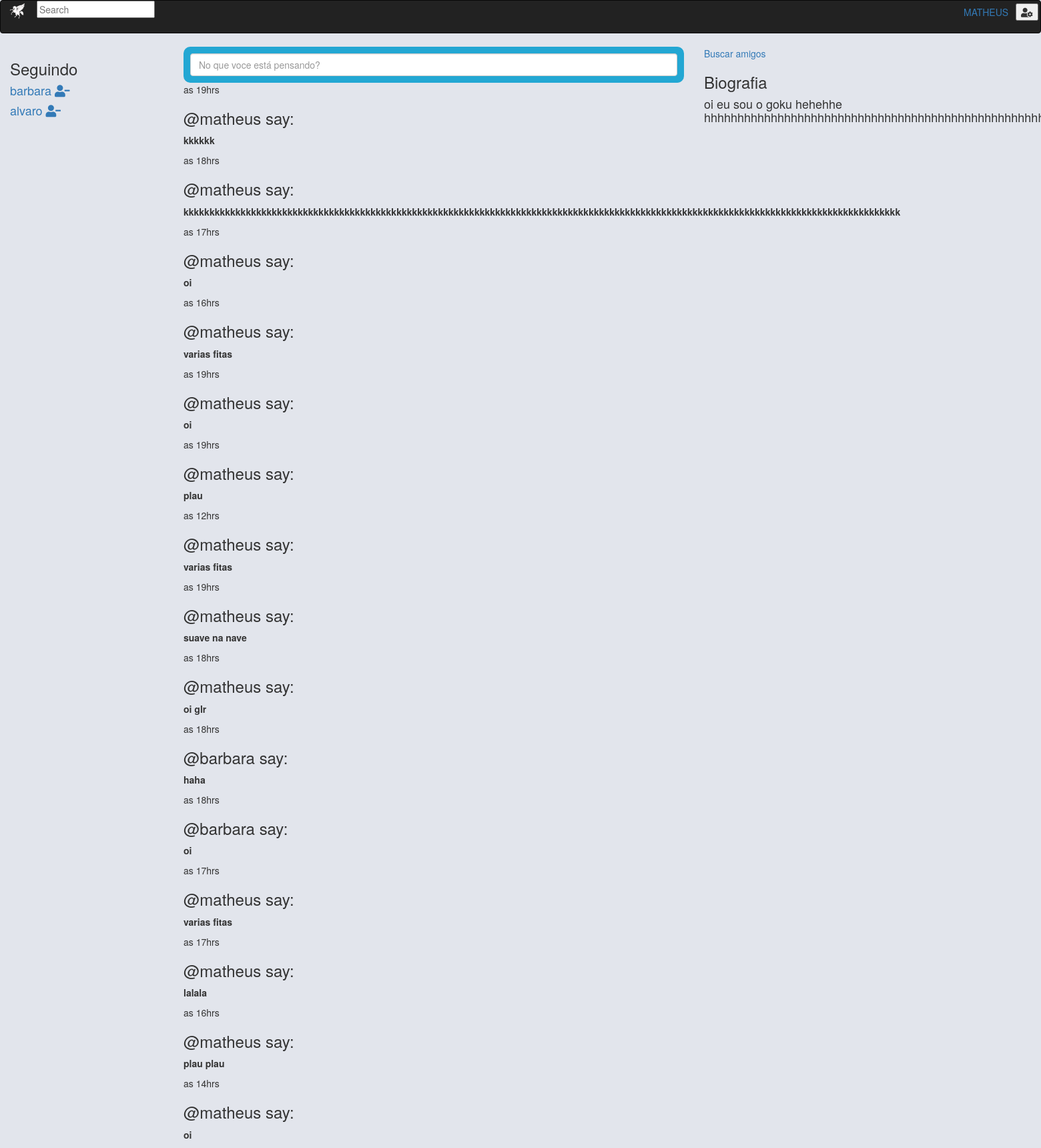
The page /dashboard/ (signed in) on the database its author committed.
### twistter/models.py (models this page shows, shortened)
class PostText(models.Model):
    user = models.ForeignKey(User, on_delete=models.CASCADE, related_name='posts')
    text = models.TextField()
    time = models.DateTimeField(auto_now_add=True)
    class Meta:
        ordering = ['-time']

class Profile(models.Model):
    friends = models.ManyToManyField(User, related_name='friends')
    user = models.OneToOneField(User, on_delete=models.CASCADE, related_name='profile')
    biografia = models.TextField(blank=True, null=True)

### twistter/views.py (the view)
# urls.py: path('dashboard/', DashBoardDetail.as_view(), name='dashboard'),
class DashBoardDetail(LoginRequiredMixin, ListView):
    template_name = 'twistter/dashboard.html'
    model = PostText
    form_class = Source
    def get_context_data(self, **kwargs):
        context = super().get_context_data(**kwargs)
        context['users'] = User.objects.exclude(pk=self.request.user.pk)
        context['form_bio'] = BiografiaForm(instance=self.request.user.profile)
        return context
    def get_queryset(self, **kwargs):
        queryset = super().get_queryset(**kwargs)
        users = list(self.request.user.profile.friends.values_list('pk',flat=True))+[self.request.user.pk]
        return queryset.filter(user__id__in=users)

### twistter/forms.py
class BiografiaForm(forms.ModelForm):
    class Meta:
        model = Profile
        fields = ['biografia']

### twistter/templates/twistter/dashboard.html (shortened to what this page needs)
{% extends "base_dashboard.html" %}
{% block content-left %}
        <h3>Seguindo</h3>
    {% for friend in request.user.profile.friends.all %}
        <h4>
            <a href="{% url 'profile' friend.pk %}">
                {% firstof friend.get_full_name friend.username %}
            </a>
            <a href="{% url 'remove_friend' request.user.pk friend.pk %}">
                <i class="fas fa-user-minus"></i>
            </a>
        </h4>
    {% endfor %}
{% endblock %}
{% block content-middle %}
            <div id="form-post">
                <form action="{% url 'post_create' %}" method="post">
                    <div id="pergunta">
                        <input type="text" class="form-control" id="id_text" name="text" placeholder="No que voce está pensando?" maxlength="500" required>
                    </div>
                </form>
            </div>
                {% for post in object_list %}
                    <div id="posts" class="">
                        <p>as {{ post.time.hour }}hrs</p>
                        <h3>@{{ post.user }} say:</h3>
                        <div id="post-text">
                            <p><strong>{{ post.text }}</strong></p>
                        </div>
                    </div>
                {% endfor %}
{% endblock %}
{% block content-right %}
    <a href="{% url 'search' %}" method="get">
        Buscar amigos
    </a>
    <br>
    <div id="biografia">
        <h3>Biografia</h3>
        <div id="biografia-text">
            {% if user.profile.biografia != null %}
                <h4>{{ user.profile.biografia }}</h4>
            {% endif %}
        </div>
    </div>
{% endblock %}

### twistter/templates/base_dashboard.html (shortened to what this page needs)
<!DOCTYPE html>
{% load static %}
<html lang="pt-br">
<head>
  <link rel="stylesheet" href="https://maxcdn.bootstrapcdn.com/bootstrap/3.3.7/css/bootstrap.min.css">
  <link rel="stylesheet" href="{% static 'style.css' %}">
  <link rel="stylesheet" href="https://use.fontawesome.com/releases/v5.5.0/css/all.css">
</head>
<body data-spy="scroll" data-target=".navbar" data-offset="50">
    <div id="body-dashboard">
        <nav class="navbar navbar-inverse" data-spy="affix" data-offset-top="197">
            <a href="{% url 'dashboard' %}">
                <img src="{% static '//meteoro.png' %}" alt="">
            </a>
            <div id="menu-dashboard" class="">
                <ul>
                    <li><a href="{% url 'dashboard' %}">{{ user.username }}</a></li>
                    <li><div class="dropdown">
                        <button id="dLabel" type="button" data-toggle="dropdown" aria-haspopup="true" aria-expanded="false">
                            <i class="fas fa-user-cog"></i>
                        </button>
                    </div>
                    </li>
                </ul>
            </div>
            <input type="text" class="" placeholder="Search">
        </nav>
        <div class="col-xs-2" id="dashboard-left">
            {% block content-left %}{% endblock %}
        </div>
        <div class="col-xs-6" id="dashboard-middle">
            {% block content-middle %}{% endblock %}
        </div>
        <div class="col-xs-3" id="dashboard-right">
            {% block content-right %}{% endblock %}
        </div>
    </div>
</body>
</html>

### instagram/static/style.css (style rules this page uses)
body { background-color: rgb(226, 229, 236); }
#form-post { background-color: rgb(35, 167, 211); margin: 0rem 0rem 0rem 0rem; padding: 1rem 1rem 1rem 1rem; border-radius: 1rem; }
#menu-dashboard { display: block; }
#menu-dashboard ul { list-style: none; text-transform: uppercase; top: 1rem; }
#menu-dashboard li { display: inline-block; padding: 3.5px; margin: 0rem; transition: 1s; }
#menu-dashboard { float: right; }

### rows shown on the page
PostText: time.hour "19", user "matheus", text "kkkkkk"
PostText: time.hour "18", user "matheus", text "kkkkkkkkkkkkkkkkkkkkkkkkkkkkkkkkkkkkkkkkkkkkkkkkkkkkkkkkkkkkkkkkkkkkkkkkkkkkkkkkkkkkkkkkkkkkkkkkkkkkkkkkkkkkkkkkkkkkkkkkkkkkkkkkkkkkkkkkkk"
PostText: time.hour "17", user "matheus", text "oi"
PostText: time.hour "16", user "matheus", text "varias fitas"
PostText: time.hour "19", user "matheus", text "oi"
PostText: time.hour "19", user "matheus", text "plau"
PostText: time.hour "12", user "matheus", text "varias fitas"
PostText: time.hour "19", user "matheus", text "suave na nave"
PostText: time.hour "18", user "matheus", text "oi glr"
PostText: time.hour "18", user "barbara", text "haha"
PostText: time.hour "18", user "barbara", text "oi"
PostText: time.hour "17", user "matheus", text "varias fitas"
PostText: time.hour "17", user "matheus", text "lalala"
PostText: time.hour "16", user "matheus", text "plau plau"
PostText: time.hour "14", user "matheus", text "oi"

### other values the page prints
{{ user.username }} "MATHEUS"
{{ user.profile.biografia }} "oi eu sou o goku hehehhe…"
